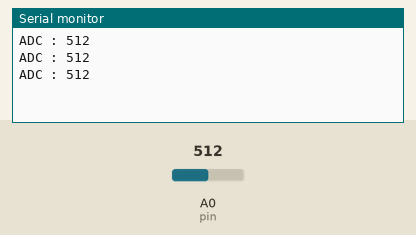
Recording of a sketch running on a simulated Arduino Uno, built with avr-gcc and run on an emulated ATmega328P. On the bench: the last lines printed to the serial monitor. The test bench sets the inputs (shaded band); at power-on: A0 (pin) = 512.

Above: at 1.3 s.
1.4 s: A0 (pin) set to 716
At 1.9 s:
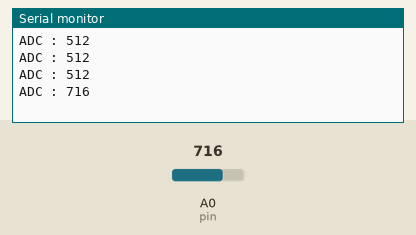
2.9 s: A0 (pin) set to 900
At 3.4 s:
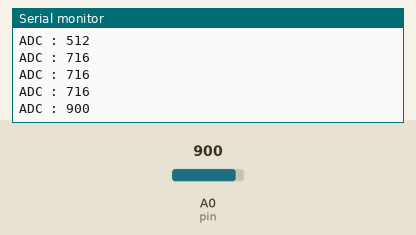
Timing chart, 0 to 5.9 s (numbered marks = the images above; inputs shaded):
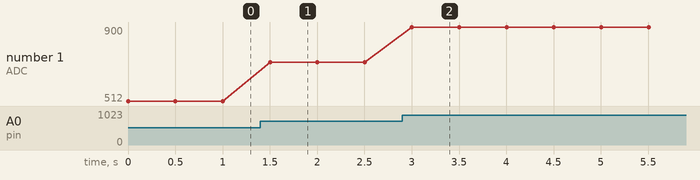

The sketch:

ADC_A0_testing.ino
```cpp
int pin=A0;
int adc=0;
float volt;

void setup()
{
  Serial.begin(115200);
}

void loop()
{
  adc=analogRead(pin);
  //volt=((adc*5.0)/1024.0);
  Serial.println("ADC : "+String(adc));
  delay(500);
}
```

Measured:
- after the input at 1.4 s, the serial monitor: prints a new line after 0.10 s (image 1)
- after the input at 2.9 s, the serial monitor: prints a new line after 0.10 s (image 2)
- plotted number 1: 512 → 716 after the input at 1.4 s, 716 → 900 after the input at 2.9 s
